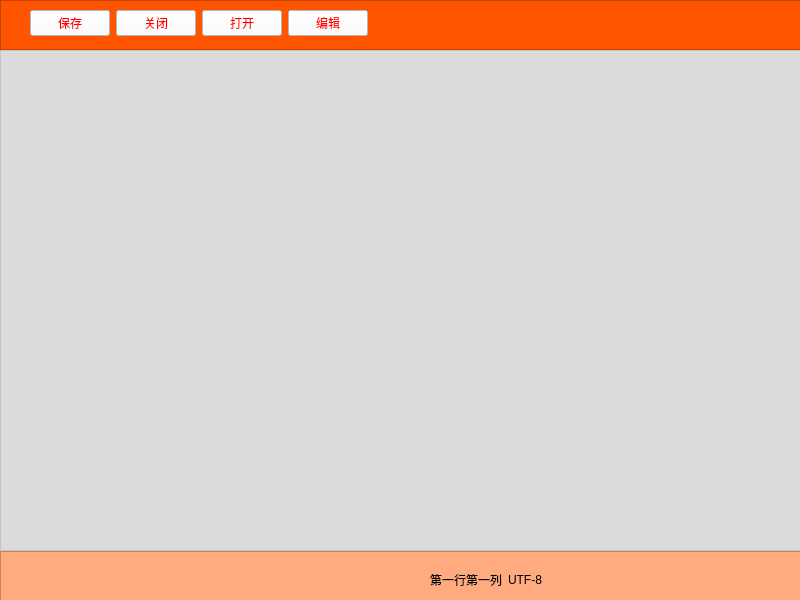
<?xml version="1.0" encoding="UTF-8"?>
<ui version="4.0">
 <class>Widget</class>
 <widget class="QWidget" name="Widget">
  <property name="geometry">
   <rect>
    <x>0</x>
    <y>0</y>
    <width>800</width>
    <height>600</height>
   </rect>
  </property>
  <property name="windowTitle">
   <string>Widget</string>
  </property>
  <property name="styleSheet">
   <string notr="true"> QComboBox QAbstractItemView {
	background-image: url(:/icon/Fearless Wallpaper Desktop Version 4k Resolution R Taylorswift.jpg);
     border: 2px solid darkgray;
     selection-background-color: lightgray;
 }
</string>
  </property>
  <widget class="QWidget" name="layoutWidget">
   <property name="geometry">
    <rect>
     <x>0</x>
     <y>0</y>
     <width>801</width>
     <height>601</height>
    </rect>
   </property>
   <layout class="QVBoxLayout" name="verticalLayout">
    <property name="spacing">
     <number>0</number>
    </property>
    <item>
     <widget class="QFrame" name="frame">
      <property name="minimumSize">
       <size>
        <width>0</width>
        <height>50</height>
       </size>
      </property>
      <property name="maximumSize">
       <size>
        <width>16777215</width>
        <height>500</height>
       </size>
      </property>
      <property name="styleSheet">
       <string notr="true">background-color: rgb(255, 85, 0);</string>
      </property>
      <property name="frameShape">
       <enum>QFrame::StyledPanel</enum>
      </property>
      <property name="frameShadow">
       <enum>QFrame::Raised</enum>
      </property>
      <widget class="QWidget" name="layoutWidget">
       <property name="geometry">
        <rect>
         <x>30</x>
         <y>10</y>
         <width>371</width>
         <height>26</height>
        </rect>
       </property>
       <layout class="QHBoxLayout" name="horizontalLayout">
        <item>
         <widget class="QPushButton" name="btn_save">
          <property name="styleSheet">
           <string notr="true"> QPushButton { color: red; background-color: white }
</string>
          </property>
          <property name="text">
           <string>保存</string>
          </property>
         </widget>
        </item>
        <item>
         <widget class="QPushButton" name="btn_close">
          <property name="styleSheet">
           <string notr="true"> QPushButton { color: red; background-color: white }
</string>
          </property>
          <property name="text">
           <string>关闭</string>
          </property>
         </widget>
        </item>
        <item>
         <widget class="QPushButton" name="btn_open">
          <property name="styleSheet">
           <string notr="true"> QPushButton { color: red; background-color: white }</string>
          </property>
          <property name="text">
           <string>打开</string>
          </property>
         </widget>
        </item>
        <item>
         <widget class="QPushButton" name="btn_edit">
          <property name="styleSheet">
           <string notr="true"> QPushButton { color: red; background-color: white }</string>
          </property>
          <property name="text">
           <string>编辑</string>
          </property>
         </widget>
        </item>
        <item>
         <spacer name="horizontalSpacer">
          <property name="orientation">
           <enum>Qt::Horizontal</enum>
          </property>
          <property name="sizeHint" stdset="0">
           <size>
            <width>40</width>
            <height>20</height>
           </size>
          </property>
         </spacer>
        </item>
       </layout>
      </widget>
     </widget>
    </item>
    <item>
     <widget class="QTextEdit" name="textEdit">
      <property name="styleSheet">
       <string notr="true">background-color: rgba(138, 138, 138, 50);
</string>
      </property>
     </widget>
    </item>
    <item>
     <widget class="QFrame" name="frame_2">
      <property name="minimumSize">
       <size>
        <width>0</width>
        <height>50</height>
       </size>
      </property>
      <property name="styleSheet">
       <string notr="true">background-color: rgb(255, 170, 127);</string>
      </property>
      <property name="frameShape">
       <enum>QFrame::StyledPanel</enum>
      </property>
      <property name="frameShadow">
       <enum>QFrame::Raised</enum>
      </property>
      <widget class="QWidget" name="layoutWidget">
       <property name="geometry">
        <rect>
         <x>430</x>
         <y>20</y>
         <width>112</width>
         <height>18</height>
        </rect>
       </property>
       <layout class="QHBoxLayout" name="horizontalLayout_2">
        <item>
         <widget class="QLabel" name="label_2">
          <property name="text">
           <string>第一行第一列</string>
          </property>
         </widget>
        </item>
        <item>
         <widget class="QLabel" name="label">
          <property name="text">
           <string>UTF-8</string>
          </property>
         </widget>
        </item>
       </layout>
      </widget>
     </widget>
    </item>
   </layout>
  </widget>
 </widget>
 <resources/>
 <connections/>
</ui>
